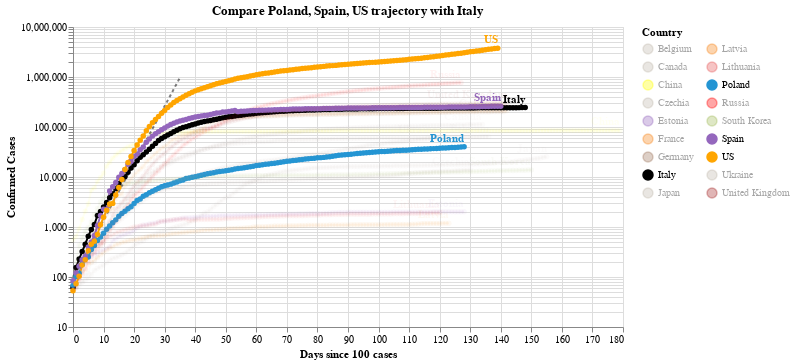

Here is the notebook cell this chart was saved with:
### Code cell
#hide_input
chart2 = make_since_chart(dff2, ['Poland', 'Spain', 'US'], baseline_countries)
chart2

### Figure 1 — Vega-Lite specification as saved in the notebook (floating-point values rounded to 4 significant figures; data arrays with more than 128 entries replaced by an {"elided": "..."} marker saying what was removed)
{"config": {"view": {"continuousWidth": 400, "continuousHeight": 300}}, "layer": [{"data": {"name": "data-628230001892d6798b50651be41d1b3e"}, "mark": {"type": "line", "color": "black", "opacity": 0.5, "strokeDash": [3, 3]}, "encoding": {"x": {"type": "quantitative", "field": "Days since 100 cases"}, "y": {"type": "quantitative", "field": "Confirmed Cases"}}}, {"data": {"name": "data-1e1aad5b1aed8a571a6ca97a081b23ec"}, "mark": {"type": "line", "point": true}, "encoding": {"color": {"type": "nominal", "field": "Country", "legend": {"columns": 2}, "scale": {"domain": ["Belgium", "Canada", "China", "Czechia", "Estonia", "France", "Germany", "Italy", "Japan", "Latvia", "Lithuania", "Poland", "Russia", "South Korea", "Spain", "US", "Ukraine", "United Kingdom"], "range": ["#C1B7AD", "#C1B7AD", "yellow", "#C1B7AD", "#9467bd", "#F58518", "#9D755D", "black", "#C1B7AD", "#F58518", "#E45756", "#2495D3", "red", "#A1BA59", "#9467bd", "orange", "#C1B7AD", "brown"]}}, "opacity": {"condition": {"value": 1, "selection": "selector004"}, "value": 0.05}, "tooltip": [{"type": "nominal", "field": "Country"}, {"type": "temporal", "field": "Date"}, {"type": "quantitative", "field": "Confirmed Cases"}, {"type": "quantitative", "field": "Days since 100 cases"}], "x": {"type": "quantitative", "field": "Days since 100 cases"}, "y": {"type": "quantitative", "field": "Confirmed Cases", "scale": {"type": "log"}}}, "selection": {"selector004": {"type": "multi", "fields": ["Country"], "bind": "legend", "init": [{"Country": "Poland"}, {"Country": "Spain"}, {"Country": "US"}, {"Country": "Italy"}]}}, "width": 550}, {"data": {"name": "data-1e1aad5b1aed8a571a6ca97a081b23ec"}, "mark": {"type": "text", "align": "right", "dy": -8, "fontWeight": "bold"}, "encoding": {"color": {"type": "nominal", "field": "Country", "legend": {"columns": 2}, "scale": {"domain": ["Belgium", "Canada", "China", "Czechia", "Estonia", "France", "Germany", "Italy", "Japan", "Latvia", "Lithuania", "Poland", "Russia", "South Korea", "Spain", "US", "Ukraine", "United Kingdom"], "range": ["#C1B7AD", "#C1B7AD", "yellow", "#C1B7AD", "#9467bd", "#F58518", "#9D755D", "black", "#C1B7AD", "#F58518", "#E45756", "#2495D3", "red", "#A1BA59", "#9467bd", "orange", "#C1B7AD", "brown"]}}, "opacity": {"condition": {"value": 1, "selection": "selector004"}, "value": 0.05}, "text": {"type": "nominal", "field": "Country"}, "tooltip": [{"type": "nominal", "field": "Country"}, {"type": "temporal", "field": "Date"}, {"type": "quantitative", "field": "Confirmed Cases"}, {"type": "quantitative", "field": "Days since 100 cases"}], "x": {"type": "quantitative", "field": "Days since 100 cases"}, "y": {"type": "quantitative", "field": "Confirmed Cases", "scale": {"type": "log"}}}, "transform": [{"filter": "(datum['Date'] >= 1595116800000)"}], "width": 550}], "title": "Compare Poland, Spain, US trajectory with Italy", "$schema": "https://vega.github.io/schema/vega-lite/v4.0.2.json", "datasets": {"data-628230001892d6798b50651be41d1b3e": [{"Days since 100 cases": 0, "Confirmed Cases": 100.0}, {"Days since 100 cases": 1, "Confirmed Cases": 130.0}, {"Days since 100 cases": 2, "Confirmed Cases": 169.0}, {"Days since 100 cases": 3, "Confirmed Cases": 219.7}, {"Days since 100 cases": 4, "Confirmed Cases": 285.6}, {"Days since 100 cases": 5, "Confirmed Cases": 371.3}, {"Days since 100 cases": 6, "Confirmed Cases": 482.7}, {"Days since 100 cases": 7, "Confirmed Cases": 627.5}, {"Days since 100 cases": 8, "Confirmed Cases": 815.7}, {"Days since 100 cases": 9, "Confirmed Cases": 1060.0}, {"Days since 100 cases": 10, "Confirmed Cases": 1379.0}, {"Days since 100 cases": 11, "Confirmed Cases": 1792.0}, {"Days since 100 cases": 12, "Confirmed Cases": 2330.0}, {"Days since 100 cases": 13, "Confirmed Cases": 3029.0}, {"Days since 100 cases": 14, "Confirmed Cases": 3937.0}, {"Days since 100 cases": 15, "Confirmed Cases": 5119.0}, {"Days since 100 cases": 16, "Confirmed Cases": 6654.0}, {"Days since 100 cases": 17, "Confirmed Cases": 8650.0}, {"Days since 100 cases": 18, "Confirmed Cases": 11250.0}, {"Days since 100 cases": 19, "Confirmed Cases": 14620.0}, {"Days since 100 cases": 20, "Confirmed Cases": 19000.0}, {"Days since 100 cases": 21, "Confirmed Cases": 24710.0}, {"Days since 100 cases": 22, "Confirmed Cases": 32120.0}, {"Days since 100 cases": 23, "Confirmed Cases": 41750.0}, {"Days since 100 cases": 24, "Confirmed Cases": 54280.0}, {"Days since 100 cases": 25, "Confirmed Cases": 70560.0}, {"Days since 100 cases": 26, "Confirmed Cases": 91730.0}, {"Days since 100 cases": 27, "Confirmed Cases": 119300.0}, {"Days since 100 cases": 28, "Confirmed Cases": 155000.0}, {"Days since 100 cases": 29, "Confirmed Cases": 201500.0}, {"Days since 100 cases": 30, "Confirmed Cases": 262000.0}, {"Days since 100 cases": 31, "Confirmed Cases": 340600.0}, {"Days since 100 cases": 32, "Confirmed Cases": 442800.0}, {"Days since 100 cases": 33, "Confirmed Cases": 575600.0}, {"Days since 100 cases": 34, "Confirmed Cases": 748300.0}, {"Days since 100 cases": 35, "Confirmed Cases": 972800.0}], "data-1e1aad5b1aed8a571a6ca97a081b23ec": {"elided": "2499 records"}}}
